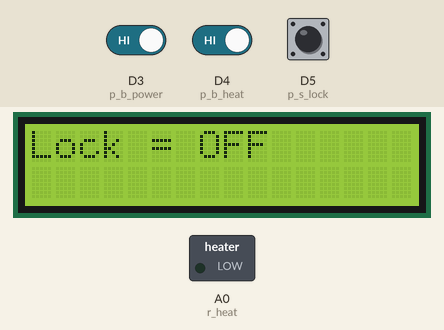
Bench run of a sketch on a simulated Arduino MKR. Shown: 16×2 character LCD, switched loads named in the sketch (green lamp = pin HIGH). Inputs (shaded band) come from the test bench; at power-on: D3 (p_b_power) HIGH, D4 (p_b_heat) HIGH, D5 (p_s_lock) HIGH. WiFi joins after 1.5 s; servers stay silent unless stated; pins used as bus, display or sensor lines are not drawn; what the sketch prints to the serial monitor is not drawn.

Above: at 17.2 s.
17.3 s: D3 (p_b_power) driven LOW and D4 (p_b_heat) driven LOW
At 20.7 s:
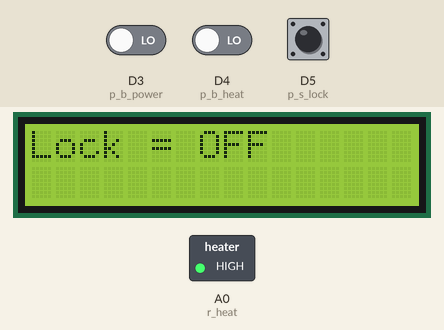
21.8 s: D3 (p_b_power) driven LOW
Timing chart, 0 to 24.8 s (numbered marks = the images above; inputs shaded):
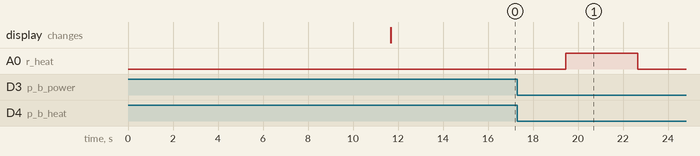

The sketch:

MKR1010_Greenheck.ino
```cpp
#include <LiquidCrystal.h>
LiquidCrystal lcd(12, 11, 10, 9, 8, 7);

#include <SPI.h>
#include <WiFiNINA.h>

//variables
int b_power_v = 0;
int b_heat_v = 0;
int s_lock_v = 0;
int s_lock_v2 = 0; // virtual lock
int filter = 0;
int x = 0;
int y = 0;
int z = 0;
int x2 = 0;
int y2 = 0;
int z2 = 0;
int x_c = 0;
int x_s = 0;
int x_ls = 0;
int y_c = 0;
int y_s = 0;
int y_ls = 0;


//relay
int r_power = A1;
int r_heat = A0;

//buttons and switches
int p_b_power = 3;
int p_b_heat = 4;
int p_s_lock = 5;

char ssid[] = "TDSV1000W1280";      //network's id
char pass[] = "PT5GTTJT3NKY6N6Z";   //network's password
int keyIndex = 0;

int status = WL_IDLE_STATUS;
WiFiServer server{80};              //80 is for wifi, not ethernet

//special characters
char quote = '"';
char slash = '/';

void setup() {
  Serial.begin(9600);

  lcd.begin(16,2);


pinMode(A1,OUTPUT);
pinMode(A0, OUTPUT);

  pinMode(p_b_power, INPUT_PULLUP);
  pinMode(p_b_heat, INPUT_PULLUP);
  pinMode(p_s_lock, INPUT_PULLUP);


  //check for shield
  if (WiFi.status() == WL_NO_SHIELD)  {
    Serial.println("WiFi shield not present");
    while (true);   //don't continue
  }

  //attempt to connect to the network

  while ( status != WL_CONNECTED) {
    Serial.println("Attempting to connect to Network named: ");
    Serial.println(ssid);     //printing the network name

    //If Greenheck is a WEP network change these lines:
    status = WiFi.begin(ssid, pass);
    //wait 10 seconds for connection:
    delay(10000);
  }
  server.begin();
  printWiFiStatus();//start the web server
}

void loop() {
  x_s = digitalRead(p_b_power);
  s_lock_v2 = 0;

//power
    if(x_s == 0){
      x_c++;
      delay(1000);
    }
    delay(50);

 if(x_c == 1){
  if(s_lock_v2 == 0) digitalWrite(r_power, HIGH);
 }
 else digitalWrite(r_power, LOW);
 if(x_c == 2){
  x_c--;
  x_c--;
 }


//heat
  y_s = digitalRead(p_b_heat);


  //compare
    if(y_s == 0)
      if(x_c == 1){
      y_c++;
      delay(1000);
    }
    delay(50);

 if(y_c == 1){
  if(s_lock_v2 == 0) digitalWrite(r_heat, HIGH);
 }
 else digitalWrite(r_heat, LOW);
 if(y_c == 2){
  y_c--;
  y_c--;
 }

s_lock_v = digitalRead(p_s_lock);

lcd.setCursor(0,0);
if(s_lock_v2 == 1)
lcd.print("Lock = ON");
else lcd.print("Lock = OFF");


  //attempt to connect to WiFi network:
  while ( status != WL_CONNECTED) {
    Serial.print("Attempting to connect to Network named: ");
    Serial.println(ssid);   //printing the network name

    //If Greenheck is a WEP network change these lines:
    status = WiFi.begin(ssid, pass);
    //wait 10 seconds for connection:
    delay(10000);
  }

  WiFiClient client = server.available();   //listen for incoming clients (buttons on server being pressed)

  if (client) {                     //if a client is heard,
    Serial.println("new client");   //print a message
    String currentLine = "";        //make a string to hold incoming data
    while (client.connected()) {    //loop while the client is connected
      if (client.available()) {     //if there's bytes to read from the client,

        char c = client.read();     //read a byte, then
        Serial.write(c);            //print it out (in SM)
        if (c == '\n') {            //if the byte is a newline character...

          //if the current line is blank, you got two newline characters in a row,
          // that's the end of the client HTTP request, so send a response:
          if (currentLine.length() == 0) {
            //HTTP headers always start with a response code (HTTP/1.1 200 OK)
            //and a content-type so the client knows what's coming, then a blank line:
            client.println("HTTP/1.1 200 OK");        //print HTTP format
            client.println("Content-type:text/html");
            client.println();

            //The content of the hTTP response follows the header:
            client.println("<!DOCTYPE HTML>");

            client.print("<head>");
            client.print("<link rel=");
            client.print(quote);
            client.print("stylesheet");
            client.print(quote);
            client.print("href=");
            client.print(quote);
            client.print("https://ioio.mah.se/courses/IDK17/student_007/mkrsheet.css"); //our HTTP style sheet
            client.print(quote);
            client.print(slash);
            client.print(">");

            //POWER
            client.print("</head>");
            client.print("<body>");
            client.println("<center><br><br><div class='container'><h1>POWER<h1/></div></center>");
            client.println("<center><div class='container'><left><button class='on' type='submit' value='ON' onmousedown=location.href='/O\'>ON</button>");
            client.println("<button class='off' type='submit' value='OFF' onmousedown=location.href='/F\'>OFF</button></div><br>");
            client.println("</body>");
            client.println("</html>");

            //HEAT
            client.print("</head>");
            client.print("<body>");
            client.println("<center><br><br><div class='container'><h1>HEAT<h1/></div></center>");
            client.println("<center><div class='container'><left><button class='on' type='submit' value='ON' onmousedown=location.href='/H\'>ON</button>");
            client.println("<button class='off' type='submit' value='OFF' onmousedown=location.href='/C\'>OFF</button></div><br>");
            client.println("</body>");
            client.println("</html>");

            //LOCK
            client.print("</head>");
            client.print("<body>");
            client.println("<center><br><br><div class='container'><h1>LOCK<h1/></div></center>");
            client.println("<center><div class='container'><left><button class='on' type='submit' value='ON' onmousedown=location.href='/L\'>ON</button>");
            client.println("<button class='off' type='submit' value='OFF' onmousedown=location.href='/U\'>OFF</button></div><br>");
            client.println("</body>");
            client.println("</html>");

            client.println("<html>");
          // output the value of each digital input pin
            for (int digitalChannel = 3; digitalChannel < 4; digitalChannel++) {
            int sensorReading = digitalRead(digitalChannel);
            client.print("Digital Input ");
            client.print("3");
            client.print(" is ");
            client.print(sensorReading);
            client.println("<br />"); }

            client.println("<html>");
          // output the value of each digital input pin
            for (int digitalChannel = 8; digitalChannel < 9; digitalChannel++) {
            int sensorReading = digitalRead(digitalChannel);
            client.print("Digital Input ");
            client.print(digitalChannel);
            client.print(" is ");
            client.print(sensorReading);
            client.println("<br />"); }

            client.println("<html>");
          // output the value of each digital input pin
            for (int digitalChannel = 9; digitalChannel < 10; digitalChannel++) {
            int sensorReading = digitalRead(digitalChannel);
            client.print("Digital Input ");
            client.print(digitalChannel);
            client.print(" is ");
            client.print(sensorReading);
            client.println("<br />"); }

            client.println("<html>");
          // output the value of each digital input pin
            for (int digitalChannel = 10; digitalChannel < 11; digitalChannel++) {
            int sensorReading = digitalRead(digitalChannel);
            client.print("Digital Input ");
            client.print(digitalChannel);
            client.print(" is ");
            client.print(sensorReading);
            client.println("<br />"); }

            client.println("<html>");
          // output the value of each digital input pin
            for (int digitalChannel = 11; digitalChannel < 12; digitalChannel++) {
            int sensorReading = digitalRead(digitalChannel);
            client.print("Digital Input ");
            client.print(digitalChannel);
            client.print(" is ");
            client.print(sensorReading);
            client.println("<br />"); }

            //The HTTP response ends with another blank line:
            client.println();
            break;
            }


          else {    //if you got a newline, then clear currentLine:
            currentLine = "";
          }
        }
        else if (c != '\r') {   //if you got anything else but a carriage return character,
          currentLine += c;     //add it to the end of the currentLine
        }

        //Pin outputs for POWER
        if (currentLine.endsWith("GET /O"))  {
          if (s_lock_v == 0) {
           x_c++;
           delay(1000);
          }                             //Get /O turns 3 on
        }
        if (currentLine.endsWith("GET /F"))  {
          if(s_lock_v == 0){
          if(x_c == 1)
          x_c++;                        //Get /F turns 3 off
          delay(1000);
          }
        }

        //Pin outputs for HEAT
        if (currentLine.endsWith("GET /H"))  {
          if (s_lock_v == 0) {
            if(x_c == 1) y_c++;
          }                             //Get /H turns 4 on
        }
        if (currentLine.endsWith("GET /C"))  {
         if(s_lock_v == 0)
         if(y_c == 1) y_c++;            //Get /C turns 4 off
        }

        //Pin outputs for LOCK
        if (currentLine.endsWith("GET /L"))  {
          s_lock_v2++;
          //Get /L turns 5 on
        }
        if (currentLine.endsWith("GET /U"))  {
          s_lock_v2--;                //Get /U turns 5 off
        }

      }
    }
    //close the connection:
    client.stop();
    Serial.println("client disconnected");
  }
}
void printWiFiStatus()  {
  //print the SSID of the network you're attached to:
  Serial.print("SSID: ");
  Serial.println(WiFi.SSID());

  //print the MKR's IP address:
  IPAddress ip = WiFi.localIP();
  Serial.print("IP Address: ");
  Serial.println(ip);

  //print the received signal strength:
  long rssi = WiFi.RSSI();
  Serial.print("Signla Strength (RSSI): ");
  Serial.print(rssi);
  Serial.println(" dBm");

  //print where to go in browser:
  Serial.print("To see this page in action, open a browser to http://");
  Serial.println(ip);
}
```

Measured:
- after the input at 17.3 s, A0 (r_heat): LOW → HIGH after 2.2 s
